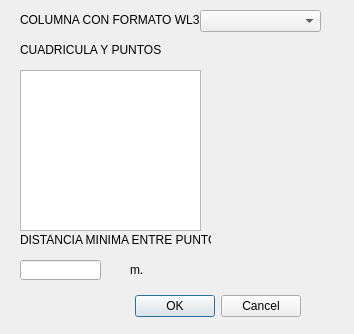
<?xml version="1.0" encoding="UTF-8"?>
<ui version="4.0">
 <class>censosPuntosDialogBase</class>
 <widget class="QDialog" name="censosPuntosDialogBase">
  <property name="geometry">
   <rect>
    <x>0</x>
    <y>0</y>
    <width>354</width>
    <height>334</height>
   </rect>
  </property>
  <property name="windowTitle">
   <string>Comprobar Puntos de Censo</string>
  </property>
  <widget class="QDialogButtonBox" name="button_box">
   <property name="geometry">
    <rect>
     <x>130</x>
     <y>290</y>
     <width>171</width>
     <height>32</height>
    </rect>
   </property>
   <property name="orientation">
    <enum>Qt::Horizontal</enum>
   </property>
   <property name="standardButtons">
    <set>QDialogButtonBox::Cancel|QDialogButtonBox::Ok</set>
   </property>
  </widget>
  <widget class="QLineEdit" name="lineEdit_distancia">
   <property name="geometry">
    <rect>
     <x>20</x>
     <y>260</y>
     <width>81</width>
     <height>20</height>
    </rect>
   </property>
   <property name="text">
    <string/>
   </property>
  </widget>
  <widget class="QLabel" name="texto1">
   <property name="geometry">
    <rect>
     <x>20</x>
     <y>230</y>
     <width>191</width>
     <height>20</height>
    </rect>
   </property>
   <property name="text">
    <string>DISTANCIA MINIMA ENTRE PUNTOS</string>
   </property>
  </widget>
  <widget class="QLabel" name="texto1_2">
   <property name="geometry">
    <rect>
     <x>130</x>
     <y>260</y>
     <width>191</width>
     <height>20</height>
    </rect>
   </property>
   <property name="text">
    <string>m.</string>
   </property>
  </widget>
  <widget class="QLabel" name="texto1_3">
   <property name="geometry">
    <rect>
     <x>20</x>
     <y>40</y>
     <width>191</width>
     <height>20</height>
    </rect>
   </property>
   <property name="text">
    <string>CUADRICULA Y PUNTOS</string>
   </property>
  </widget>
  <widget class="QListView" name="mylistview">
   <property name="geometry">
    <rect>
     <x>20</x>
     <y>70</y>
     <width>181</width>
     <height>161</height>
    </rect>
   </property>
  </widget>
  <widget class="QLabel" name="texto1_4">
   <property name="geometry">
    <rect>
     <x>20</x>
     <y>10</y>
     <width>191</width>
     <height>20</height>
    </rect>
   </property>
   <property name="text">
    <string>COLUMNA CON FORMATO WL32_1</string>
   </property>
  </widget>
  <widget class="QComboBox" name="mycomboBox">
   <property name="geometry">
    <rect>
     <x>200</x>
     <y>10</y>
     <width>121</width>
     <height>22</height>
    </rect>
   </property>
  </widget>
 </widget>
 <resources/>
 <connections>
  <connection>
   <sender>button_box</sender>
   <signal>accepted()</signal>
   <receiver>censosPuntosDialogBase</receiver>
   <slot>accept()</slot>
   <hints>
    <hint type="sourcelabel">
     <x>20</x>
     <y>20</y>
    </hint>
    <hint type="destinationlabel">
     <x>20</x>
     <y>20</y>
    </hint>
   </hints>
  </connection>
  <connection>
   <sender>button_box</sender>
   <signal>rejected()</signal>
   <receiver>censosPuntosDialogBase</receiver>
   <slot>reject()</slot>
   <hints>
    <hint type="sourcelabel">
     <x>20</x>
     <y>20</y>
    </hint>
    <hint type="destinationlabel">
     <x>20</x>
     <y>20</y>
    </hint>
   </hints>
  </connection>
 </connections>
</ui>
